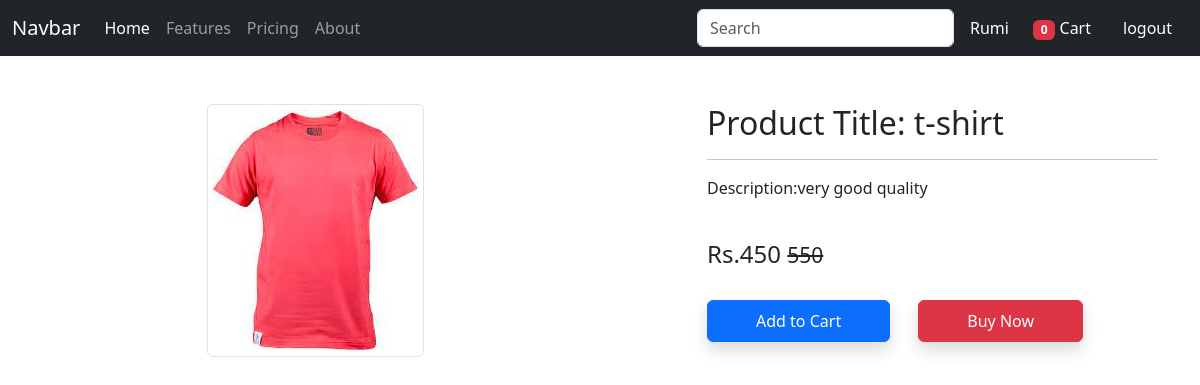
/productdetails/1 (signed in), run on the app's committed database.
### ecom/models.py (models this page shows, shortened)
class Product(models.Model):
    name = models.CharField(max_length=100)
    product_image = models.ImageField(upload_to='product')
    category = models.CharField(choices=CATEGORY_PRODUCT, max_length=5, null=True)
    price = models.PositiveIntegerField()
    discount_price = models.PositiveIntegerField()
    description = models.TextField(null=True)
    date = models.DateTimeField(auto_now_add=True)

### ecom/views.py (the view)
# urls.py: path('productdetails/<pk>',views.ProductDetails,name='productdetails'),
def ProductDetails(request, pk):
    totalitem = 0
    product = Product.objects.get(pk=pk)
    item_already_in_cart = False
    if request.user.is_authenticated:
        totalitem = len(Cart.objects.filter(user=request.user))
        item_already_in_cart = Cart.objects.filter(Q(product=product.id) & Q(user=request.user)).exists()
    context = {
        'product': product,
        'totalitem': totalitem,
        'item_already_in_cart': item_already_in_cart,
    }
    return render(request, 'ecom/productdetails.html', context)

### templates/ecom/productdetails.html (shortened to what this page needs)
{% extends 'app/base.html' %}
{% load static %}
{% block main-content %}
<div class="container my-5">
 <div class="row">
  <div class="col-sm-6 text-center align-self-center">
   <img src="{{product.product_image.url}}" alt="" class="img-fluid img-thumbnail">
  </div>
  <div class="col-sm-5 offset-sm-1">
   <h2>Product Title: {{product.name}}</h2>
   <hr>
   <p>Description:{{product.description}}</p> <br>
   <h4>Rs.{{product.discount_price}} <small class="fw-light text-decoration-line-through">{{product.price}}</small></h4> <br>
   {% if  item_already_in_cart%}
     <a href="{% url 'show_cart' %}"  class="btn btn-warning px-5 py-2 ms-4">Go to Cart</a>
   {% else %}
    <form action="/add-to-cart" class="d-inline">
     <button type="submit" class="add-notification btn btn-primary shadow px-5 py-2" ><span pid="">Add to Cart</span> </button>
     </form>
   {% endif %}
   <a href="#" class="btn btn-danger shadow px-5 py-2 ms-4">Buy Now</a>
  </div>
 </div>
</div>
{% endblock %}

### templates/app/base.html (shortened to what this page needs)
<!DOCTYPE html>
{% load static%}
<html lang="en">
<head>
    <link href="https://cdn.jsdelivr.net/npm/bootstrap@5.0.2/dist/css/bootstrap.min.css" rel="stylesheet">
    <link href="css/bootstrap.min.css" rel="stylesheet">
    <link rel="stylesheet" href="{% static 'css/all.min.css' %}">
</head>
<body>
<nav class="navbar navbar-expand-lg navbar-dark bg-dark">
  <div class="container-fluid">
    <a class="navbar-brand" href="#">Navbar</a>
    <div class="collapse navbar-collapse" id="navbarColor01">
      <ul class="navbar-nav me-auto">
        <li class="nav-item">
          <a class="nav-link active" href="{% url 'store'%}">Home
          </a>
        </li>
        <li class="nav-item">
          <a class="nav-link" href="#">Features</a>
        </li>
        <li class="nav-item">
          <a class="nav-link" href="#">Pricing</a>
        </li>
        <li class="nav-item">
          <a class="nav-link" href="#">About</a>
        </li>
      </ul>
      <form class="d-flex">
        <input class="form-control me-sm-2" type="text" placeholder="Search">
      </form>
     <div>
          <ul class="navbar-nav me-auto mb-2 mb-lg-0">
              {%if user.is_authenticated %}
               <a class="nav-link text-white"  role="button"  aria-expanded="false">
                <span class="text-capitalize">{{request.user}}</span>
              </a>
              <li class="nav-item mx-2">
             <a href="{% url 'show_cart'%}" class="nav-link text-white"><span class="badge bg-danger" >{{totalitem}}</span> Cart </a>
            </li>
              <li class="nav-item mx-2">
                 <a href="{% url 'logout'%}" class="nav-link text-white">logout</a>
                </li>
              {% endif %}
          </ul>
         </div>
    </div>
  </div>
</nav>
{% block main-content %}{% endblock main-content%}
</body>
</html>

### data on the page
Product: product_image (picture), name "t-shirt", description "very good quality", discount_price "450", price "550"

### other printed values
{{ request.user }} "Rumi"
{{ totalitem }} "0"
